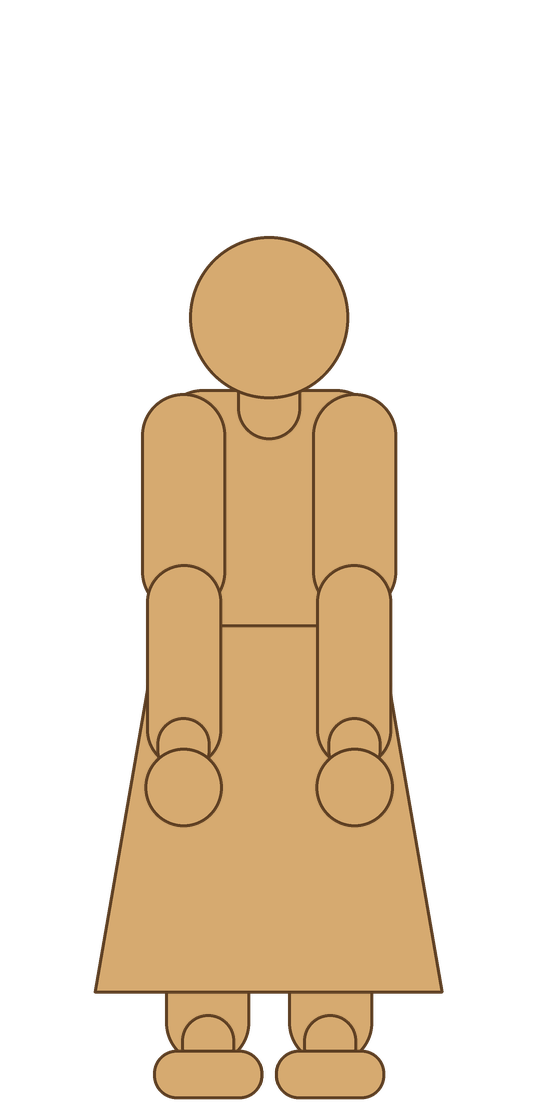
#> input picture src/tadam/data/rigs/humanoid-a-back-skirt-calf/mannequin_rest.png, 538 x 1113 px
$ python -i imgio.py   (imports and definitions only)
#> lines starting #> are read from the running program, lines starting #| are printed output that depends on the picture; after the words box and inside, x2 and y2 are one past the last pixel; in counts of white or black regions, pixels touching at a corner belong together
#> further down, picture is the input picture: PIL image 538x1113 RGBA; mean R, G, B, A 70.5, 55.7, 36.4, 87.2
"""Pictures to and from files.

OpenCV through Python's own file handling: cv2.imread / cv2.imwrite cannot open a path with non-latin letters on
Windows (a world folder called «мой мир» is normal here).

COMPACT PNG (`save_png`, `compact_png`): every picture the kit keeps in a world is a PNG saved small WITHOUT any
visible change: a fully transparent pixel (never seen; an image model leaves noise there) takes the colour of the
nearest visible one (what the eye could ever get from it: a scaled picture blends an edge with its neighbours, so
they keep the edge's colour, not black), an alpha channel that is opaque everywhere is dropped, and the file is
deflated as hard as Pillow can. Every pixel anyone can see stays exactly as it was (the tests compare them). The names stay .png: the engine loads a
puppet's parts as PNG only (engine/puppet.gd), and the server shows portrait.png and sheet.png by those names.
"""
from __future__ import annotations

import io
from pathlib import Path

import cv2
import numpy as np
from PIL import Image


# [13 lines left out: functions imwrite, imread, not called in this run]


def compact(im: Image.Image) -> Image.Image:
    """The same picture to the eye, cheaper to store (see the module's header)."""
    if im.mode in ("RGBA", "LA") or (im.mode == "P" and "transparency" in im.info):
        a = np.array(im.convert("RGBA"))
        alpha = a[..., 3]
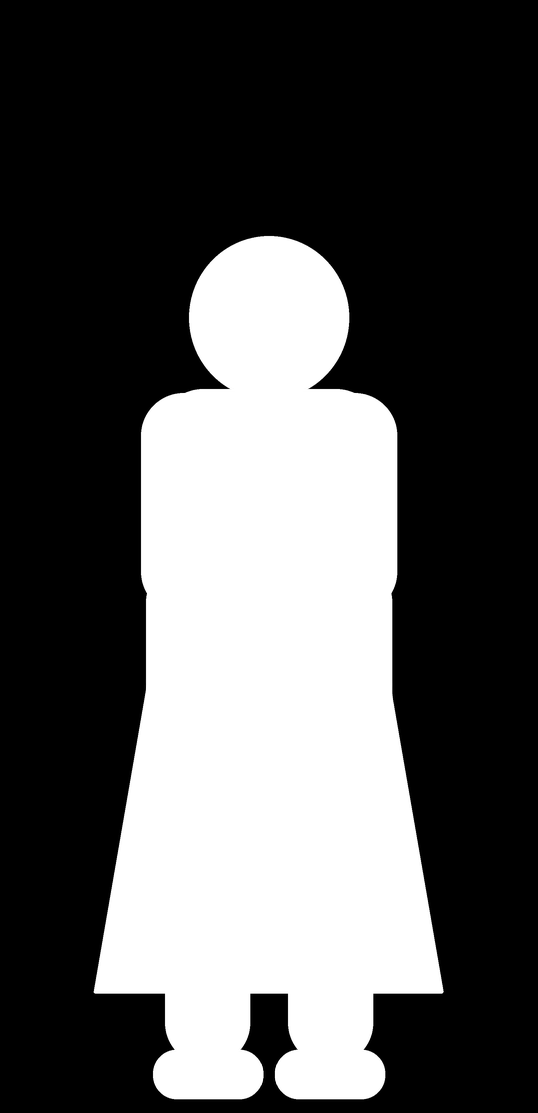
#> alpha: shape (1113, 538); min 0, max 255, mean 87.2
        if alpha.min() == 255:
            return Image.fromarray(a[..., :3], "RGB")
        hidden = alpha == 0
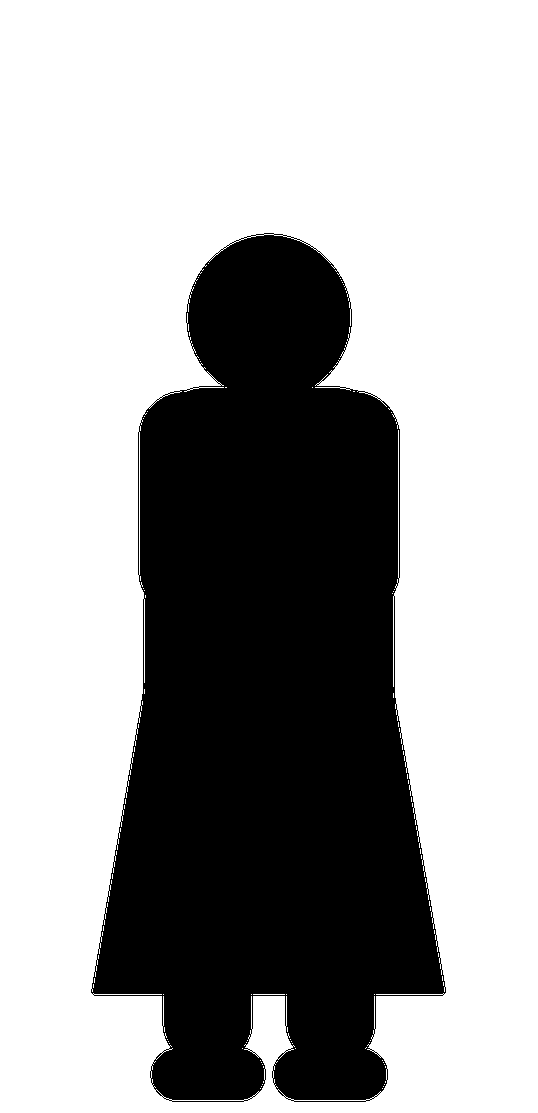
#> hidden: shape (1113, 538) bool; 65.1% white; 1 black region, box (x1, y1, x2, y2) and area: (91, 233, 446, 1102) 209205
        if hidden.any() and not hidden.all():
            from scipy import ndimage
            iy, ix = ndimage.distance_transform_edt(hidden, return_distances=False, return_indices=True)
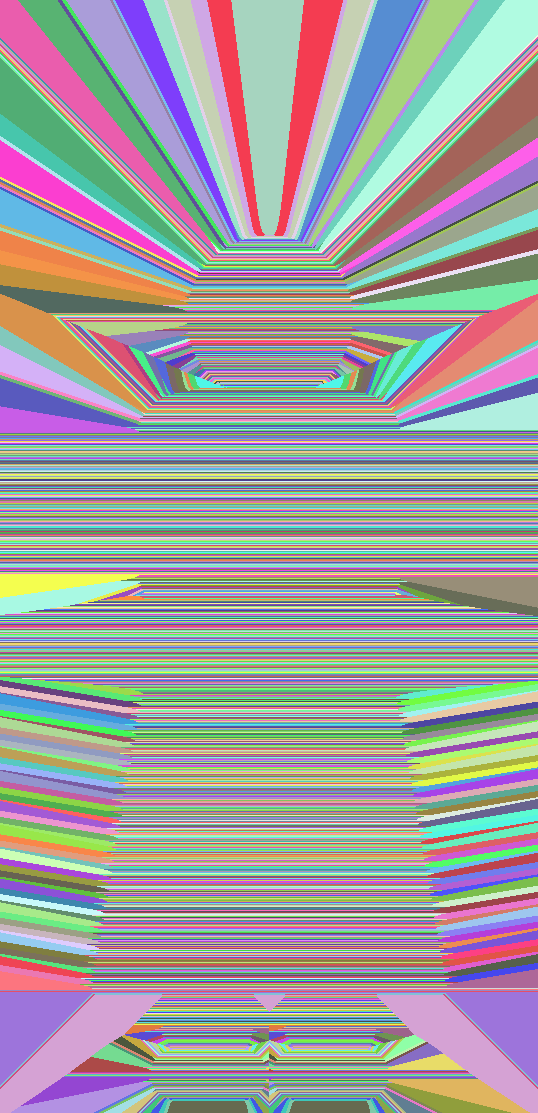
#> iy: shape (1113, 538) int32; 869 distinct labels, from 233 to 1101; one colour per label, 0 black
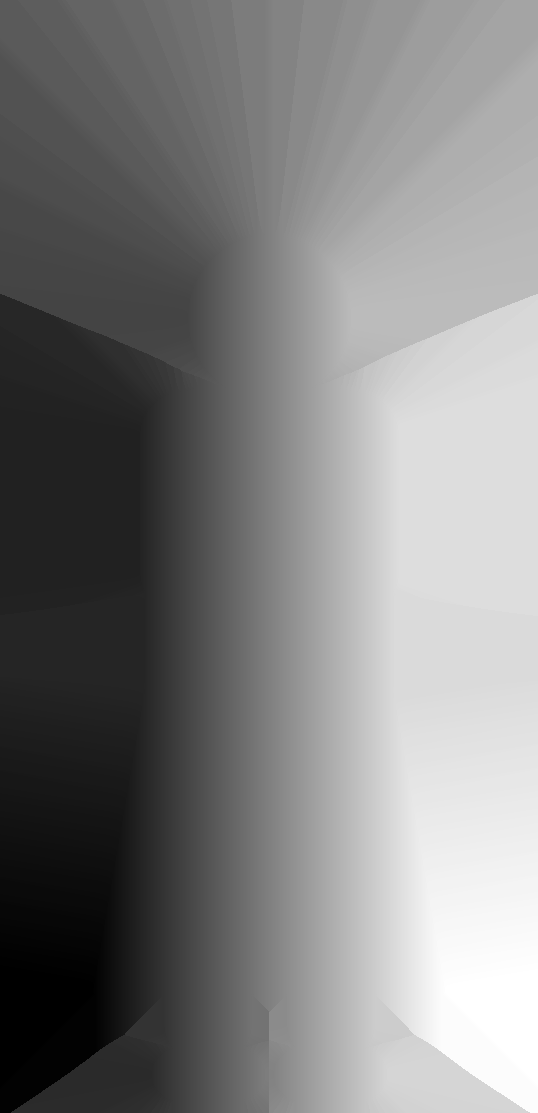
#> ix: shape (1113, 538) int32; min 91, max 445, mean 268.5; drawn with min black and max white
            a[..., :3] = a[iy, ix, :3]
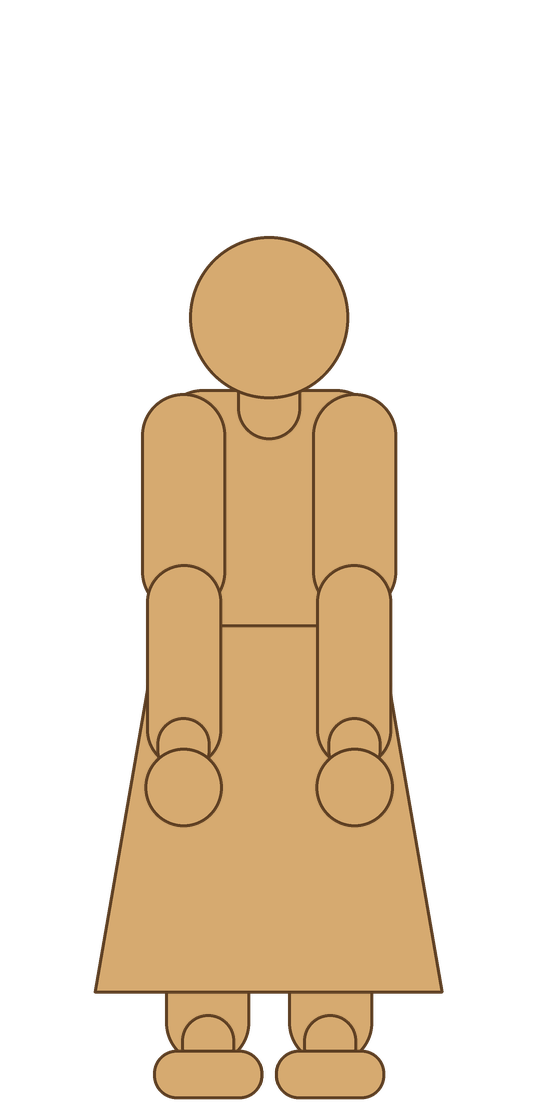
#> a: shape (1113, 538, 4); 16.15% of pixels changed, all inside (x1, y1, x2, y2) = (0, 0, 538, 1113); transparent parts drawn white
        return Image.fromarray(a, "RGBA")
    if im.mode in ("RGB", "L", "P"):
        return im
    return im.convert("RGB")


# [4 lines left out: function _deflated, not called in this run]


def png_bytes(im: Image.Image) -> bytes:
    """The smallest of the picture as it is and compact(), both deflated hard (they look the same)."""
    return min(_deflated(im), _deflated(compact(im)), key=len)


# [28 lines left out: functions save_png, compact_png, write_png_bytes, not called in this run]

>>> from PIL import Image
>>> picture = Image.open('data/rigs/humanoid-a-back-skirt-calf/mannequin_rest.png')
>>> result = compact(picture)
